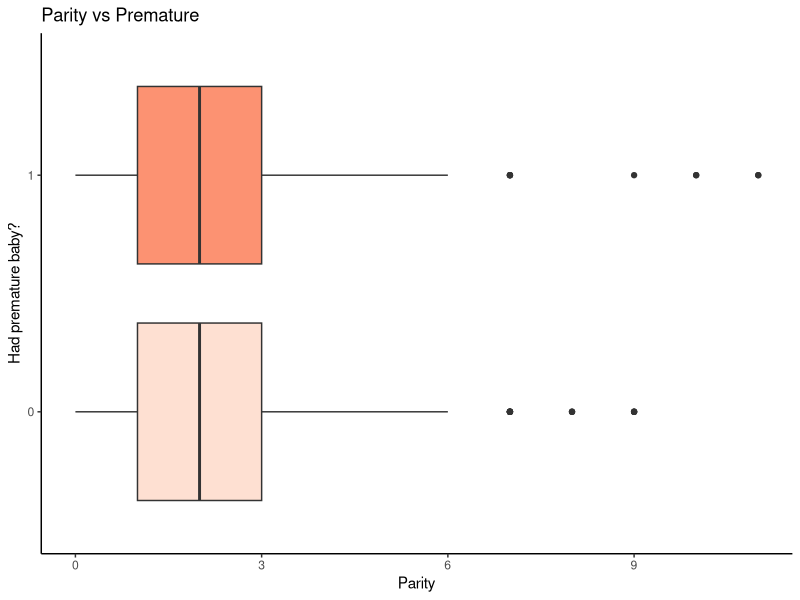
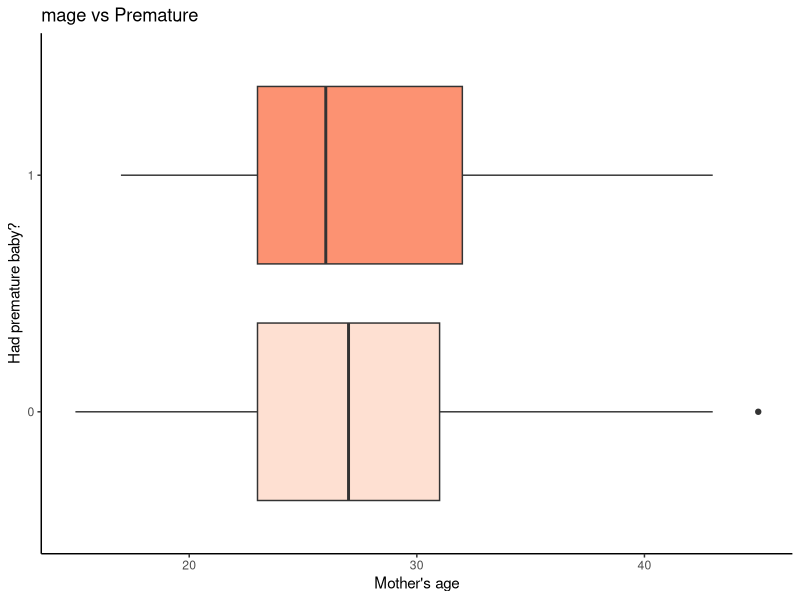
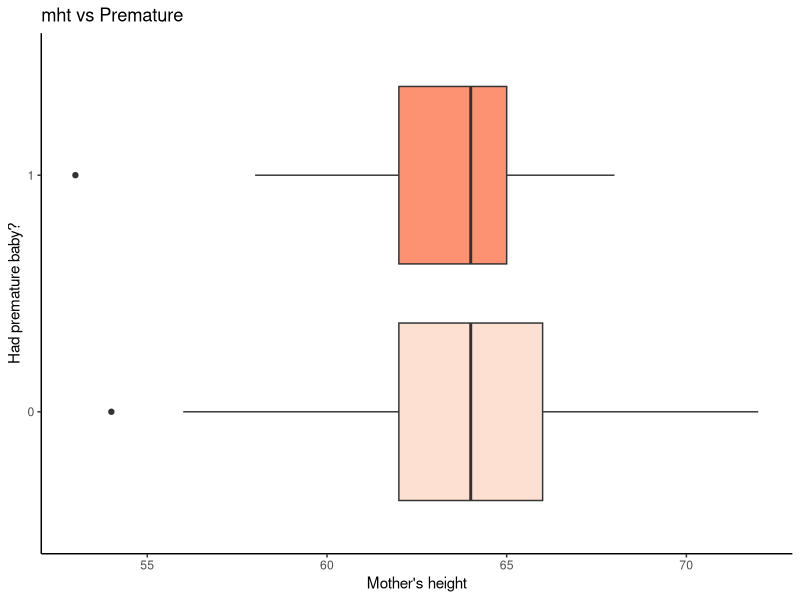
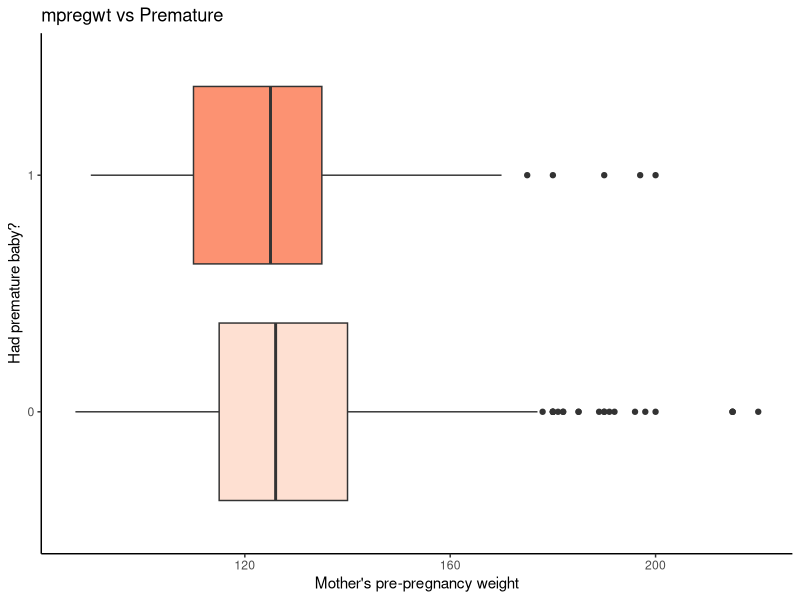
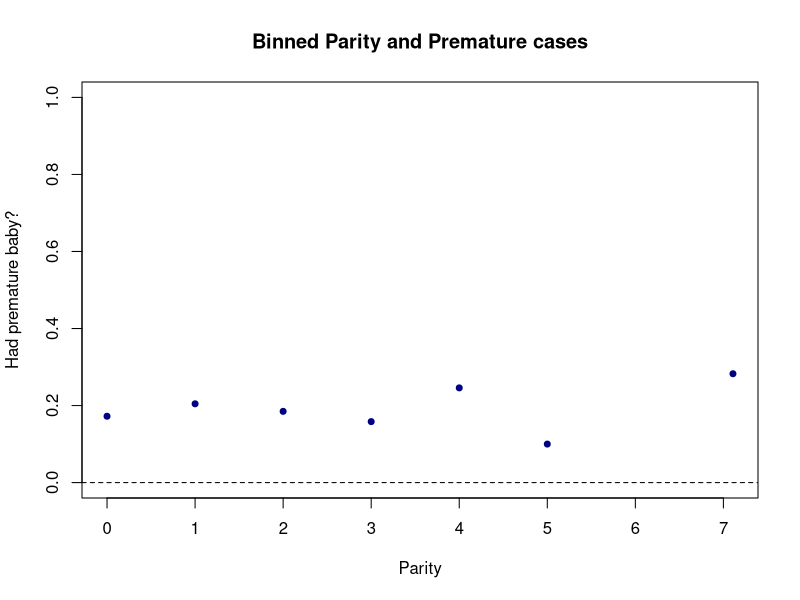
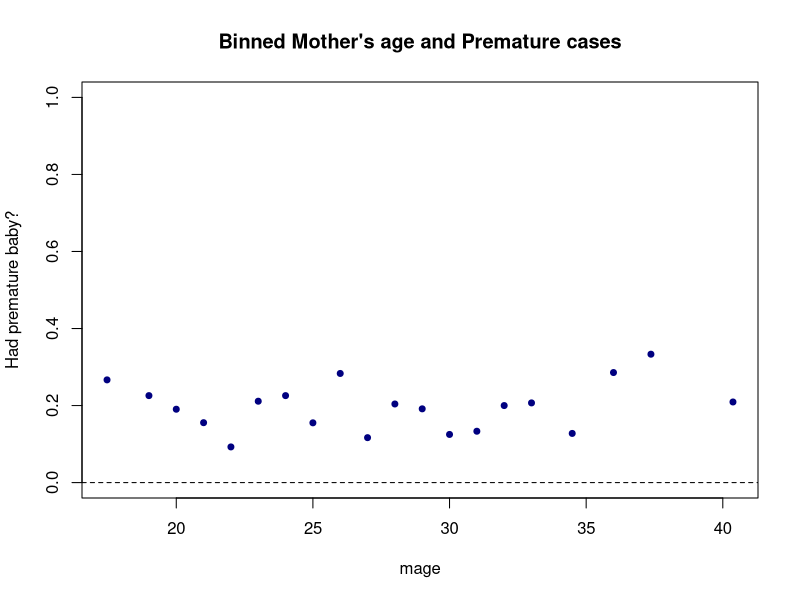
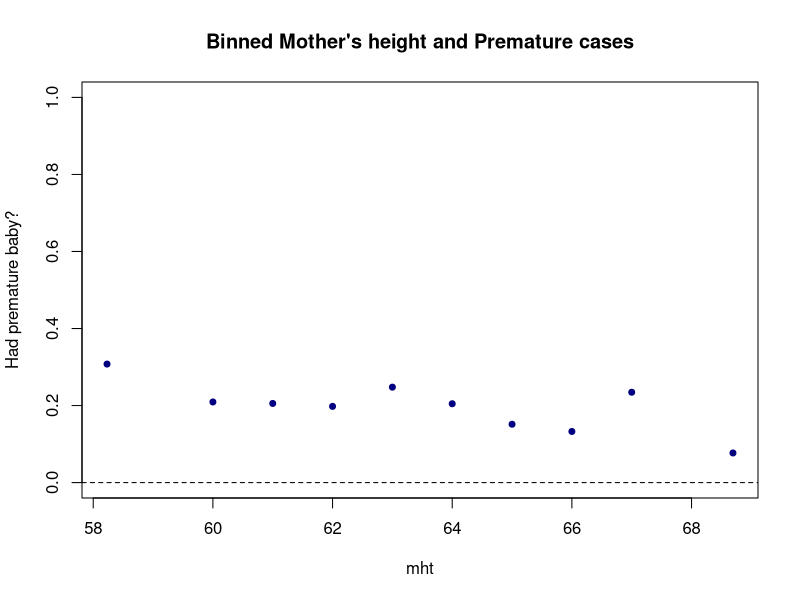
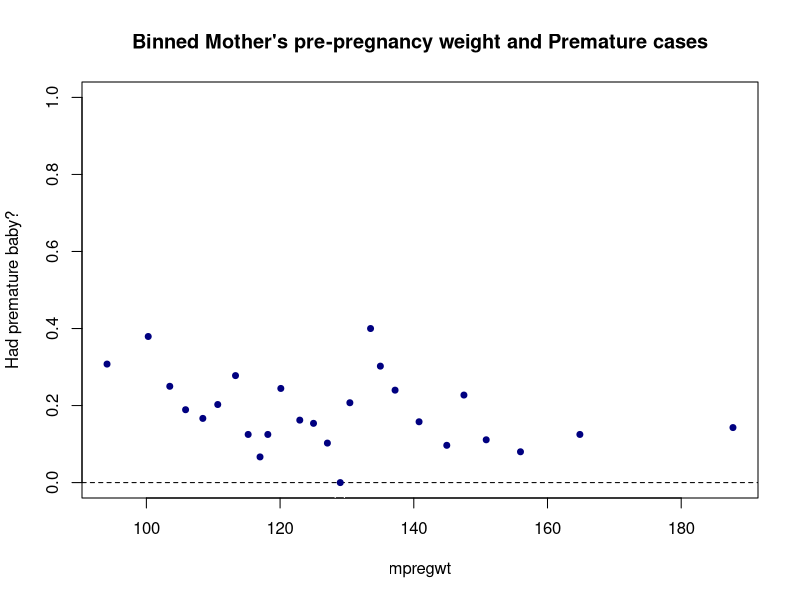

Here is the R script that generated these plots, in order:
###########################################################################
###########################################################################
################## Maternal Smoking and Gestational Age ###################
###########################################################################
###########################################################################

###### Clear environment and load libraries
rm(list = ls())
library(arm)
library(pROC)
library(e1071)
library(caret)
library(ggplot2)
require(gridExtra)
library(dplyr)
library(rms) #for VIF
library(MASS)

###### Load the data
smoking <- read.csv("smoking.csv")
smoking <- smoking[c(-2,-4)]

#making the response variable
smoking$premature[smoking$gestation < 270] <- 1
smoking$premature[smoking$gestation >= 270] <- 0

#Collapsing race and education categories for easier analysis
smoking$med[smoking$med == 7] <- 6
smoking$mrace[smoking$mrace == 1 | smoking$mrace == 2 | smoking$mrace == 3 | smoking$mrace == 4 | smoking$mrace == 5] <- 0

#converting vars from num to factor
smoking[,'mrace']<-factor(smoking[,'mrace'])
smoking[,'med']<-factor(smoking[,'med'])
smoking[,'inc']<-factor(smoking[,'inc'])
smoking[,'smoke']<-factor(smoking[,'smoke'])
smoking[,'premature']<-factor(smoking[,'premature'])
smoking <- smoking[c(-2)]

#looking at the data
summary(smoking)
describe(smoking)
table(smoking$premature)
#the data may not as balanced in the response variable as we would want it to be

###### Exploratory data analysis

#EDA for continuous variables
# parity vs premature
ggplot(smoking,aes(x=premature, y=parity, fill=premature)) +
  geom_boxplot() + coord_flip() +
  scale_fill_brewer(palette="Reds") +
  labs(title="Parity vs Premature",
       x="Had premature baby?",y="Parity") + 
  theme_classic() + theme(legend.position="none")
#no difference in median

# mage vs premature
ggplot(smoking,aes(x=premature, y=mage, fill=premature)) +
  geom_boxplot() + coord_flip() +
  scale_fill_brewer(palette="Reds") +
  labs(title="mage vs Premature",
       x="Had premature baby?",y="Mother's age") + 
  theme_classic() + theme(legend.position="none") 
#can see some difference in median - might be a variable of interest

# mht vs premature
ggplot(smoking,aes(x=premature, y=mht, fill=premature)) +
  geom_boxplot() + coord_flip() +
  scale_fill_brewer(palette="Reds") +
  labs(title="mht vs Premature",
       x="Had premature baby?",y="Mother's height") + 
  theme_classic() + theme(legend.position="none") 
#no difference in median

# mpregwt vs premature
ggplot(smoking,aes(x=premature, y=mpregwt, fill=premature)) +
  geom_boxplot() + coord_flip() +
  scale_fill_brewer(palette="Reds") +
  labs(title="mpregwt vs Premature",
       x="Had premature baby?",y="Mother's pre-pregnancy weight") + 
  theme_classic() + theme(legend.position="none")
#can see some difference in median - var might be of interest

#EDA for categorical variables
# premature vs mrace
apply(table(smoking[,c("premature","mrace")])/sum(table(smoking[,c("premature","mrace")])),
      2,function(x) x/sum(x)) 
#the chances of having a premature baby when you're white are considerably lower than when you're black 
# - don't want to comment on other races as the data is not sufficient for other races
#chi-square test
chisq.test(table(smoking[,c("premature","mrace")]))
#it's significant

# premature vs med
apply(table(smoking[,c("premature","med")])/sum(table(smoking[,c("premature","med")])),
      2,function(x) x/sum(x)) 
#can see difference in probabilities - is lower for people with higher levels of education 
#but also confusing because for example mothers who are college grads have a 16% probability of having a premature baby
#as compared to 23% for high school grads + trade school (level 3)
#chi-square test
chisq.test(table(smoking[,c("premature","med")]))
#it's significant

# premature vs inc
apply(table(smoking[,c("premature","inc")])/sum(table(smoking[,c("premature","inc")])),
      2,function(x) x/sum(x)) 
#the probabilities are almost the same ~18-19% except for level 1 (26%) income mothers and level 8 (6%)
#chi-square test
chisq.test(table(smoking[,c("premature","inc")]))
#it's not significant

# premature vs smoke
apply(table(smoking[,c("premature","smoke")])/sum(table(smoking[,c("premature","smoke")])),
      2,function(x) x/sum(x)) 
#can see a significant difference in probabilities :D
#chi-square test
chisq.test(table(smoking[,c("premature","smoke")]))
#it's not significant


#Let's check binned probabilities of continuous variables with premature
###Checking if we need any transformations
#premature vs parity
smoking$prem_inter <- as.numeric(smoking$premature)
smoking$prem_inter[smoking$premature == '1'] <- 1
smoking$prem_inter[smoking$premature == '0'] <- 0
par(mfrow=c(1,1)) 
binnedplot(y=smoking$prem_inter,smoking$parity,xlab="Parity",ylim=c(0,1),col.pts="navy",
           ylab ="Had premature baby?",main="Binned Parity and Premature cases",
           col.int="white") 
#not enough data

#premature vs mage
par(mfrow=c(1,1)) 
binnedplot(y=smoking$prem_inter,smoking$mage,xlab="mage",ylim=c(0,1),col.pts="navy",
           ylab ="Had premature baby?",main="Binned Mother's age and Premature cases",
           col.int="white") 
#doesn't look like there's a pattern

#premature vs mht
par(mfrow=c(1,1)) 
binnedplot(y=smoking$prem_inter,smoking$mht,xlab="mht",ylim=c(0,1),col.pts="navy",
           ylab ="Had premature baby?",main="Binned Mother's height and Premature cases",
           col.int="white") 
#not enough data

#premature vs mpregwt
par(mfrow=c(1,1)) 
binnedplot(y=smoking$prem_inter,smoking$mpregwt,xlab="mpregwt",ylim=c(0,1),col.pts="navy",
           ylab ="Had premature baby?",main="Binned Mother's pre-pregnancy weight and Premature cases",
           col.int="white") 
#decreasing increasing trend - we'll look at binned residuals later 

###### Model fitting
model1 <- glm(premature ~ parity + mrace + mage + med + mht + mpregwt + inc + smoke, data = smoking, family = binomial)
summary(model1)

#model assessment

#save the raw residuals
rawresid1 <- residuals(model1,"resp")

##binned residual plots for continuous variables
binnedplot(x=fitted(model1),y=rawresid1,xlab="Pred. probabilities",
           col.int="red4",ylab="Avg. residuals",main="Binned residual plot",col.pts="navy")
#no points outside the 95% standard error lines so that's good. But the model is not very random so let's go ahead and see what is happening
#with the continuous variables

#mage
binnedplot(x=smoking$mage,y=rawresid1,xlab="Mother's age",
           col.int="red4",ylab="Avg. residuals",main="Binned residual plot",col.pts="navy")
#looks good

#mht
binnedplot(x=smoking$mht,y=rawresid1,xlab="Mother's height",
           col.int="red4",ylab="Avg. residuals",main="Binned residual plot",col.pts="navy")
#might be a trend there - will need a transformation maybe
#categories - 60-63, 63-66
#let's look at average residuals by mht using the tapply command
plot(0:17,tapply(rawresid1, smoking$mht, mean),col='blue4',pch=10)
table(smoking[,c("premature","mht")])

#mpregwt
binnedplot(x=smoking$mpregwt,y=rawresid1,xlab="Mother's pre-pregnancy weight",
           col.int="red4",ylab="Avg. residuals",main="Binned residual plot",col.pts="navy")
#looks good

#parity
binnedplot(x=smoking$parity,y=rawresid1,xlab="Parity",
           col.int="red4",ylab="Avg. residuals",main="Binned residual plot",col.pts="navy")
#not enough data
table(smoking[,c("premature","parity")])
#maybe convert into categories - 0, 1-3,4

##tables for factor variables
#smoke
tapply(rawresid1, smoking$smoke, mean) 

#mrace
tapply(rawresid1, smoking$mrace, mean) 

###### Model validation
#let's do the confusion matrix with .5 threshold
Conf_mat <- confusionMatrix(as.factor(ifelse(fitted(model1) >= 0.5, "1","0")),
                            as.factor(smoking$premature),positive = "1")
Conf_mat$table
Conf_mat$overall["Accuracy"];
Conf_mat$byClass[c("Sensitivity","Specificity")] #True positive rate and True negative rate
#we're not able to identify premature birth in mothers but we are identifying non premature births well - maybe because we don't have enough data
#for premature births?

#first, let's repeat with the marginal percentage in the data
mean(smoking$prem_inter)
Conf_mat <- confusionMatrix(as.factor(ifelse(fitted(model1) >= mean(smoking$prem_inter), "1","0")),
                            as.factor(smoking$premature),positive = "1")
Conf_mat$table
Conf_mat$overall["Accuracy"];
Conf_mat$byClass[c("Sensitivity","Specificity")]
#this looks more balanced 

#look at ROC curve
roc(smoking$premature,fitted(model1),plot=T,print.thres="best",legacy.axes=T,
    print.auc =T,col="red3")
#AUC = 66.7%

#check multicollinearity
vif(model1)
#med might be correlated with one of the predictors - removing med is making smoke significant at the 0.05 level hurray - or we can include
#interactions between med

#### Model transformations
#let's convert mht to two categories - DID NOT WORK
smoking$mht_new <- rep(0,nrow(smoking))
smoking$mht_new[smoking$mht > 63] <- 1
table(smoking$mht,smoking$mht_new)

model2 <- glm(premature ~ parity + mrace + mage + med + mht_new + mpregwt + inc + smoke, data = smoking, family = binomial)
summary(model2)

rawresid2 <- residuals(model2,"resp")

##binned residual plots for continuous variables
binnedplot(x=fitted(model2),y=rawresid2,xlab="Pred. probabilities",
           col.int="red4",ylab="Avg. residuals",main="Binned residual plot",col.pts="navy")
#feels worse than model1 - it has few outliers and isn't random

#roc
roc(smoking$premature,fitted(model2),plot=T,print.thres="best",legacy.axes=T,
    print.auc =T,col="red3")
#AUC = 66.8% - very very small improvement

#let's convert mht to 5 categories
smoking$mht_new <- rep(0,nrow(smoking))
smoking$mht_new[smoking$mht <= 61] <- 1
smoking$mht_new[smoking$mht > 61 & smoking$mht <= 63] <- 2
smoking$mht_new[smoking$mht > 63 & smoking$mht <= 65] <- 3
smoking$mht_new[smoking$mht > 65 & smoking$mht <= 67] <- 4
smoking$mht_new[smoking$mht > 67] <- 5
smoking[,'mht_new']<-factor(smoking[,'mht_new'])

table(smoking$mht,smoking$mht_new)

model2 <- glm(premature ~ parity + mrace + mage + med + mht_new + mpregwt + inc + smoke, data = smoking, family = binomial)
summary(model2)

rawresid2 <- residuals(model2,"resp")

#model2 with normal mht
model2_mht <- glm(premature ~ parity + mrace + mage + med + mht + mpregwt + inc + smoke, data = smoking, family = binomial)
summary(model2_mht)

rawresid2 <- residuals(model2,"resp")



##binned residual plots for continuous variables
binnedplot(x=fitted(model2),y=rawresid2,xlab="Pred. probabilities",
           col.int="red4",ylab="Avg. residuals",main="Binned residual plot",col.pts="navy")
#looks good

#mage
binnedplot(x=smoking$mage,y=rawresid2,xlab="Mother's age",
           col.int="red4",ylab="Avg. residuals",main="Binned residual plot",col.pts="navy")
#looks good

#mpregwt
binnedplot(x=smoking$mpregwt,y=rawresid2,xlab="Mother's pre-pregnancy weight",
           col.int="red4",ylab="Avg. residuals",main="Binned residual plot",col.pts="navy")
#looks good

#parity
binnedplot(x=smoking$parity,y=rawresid2,xlab="Parity",
           col.int="red4",ylab="Avg. residuals",main="Binned residual plot",col.pts="navy")
#not enough data


#roc
roc(smoking$premature,fitted(model2_mht),plot=T,print.thres="best",legacy.axes=T,
    print.auc =T,col="red3")
#AUC = 67.5% - small improvement

#let's do the same for parity - DID NOT WORK
smoking$p_new <- rep(0,nrow(smoking))
smoking$p_new[smoking$parity <= 1] <- 1
smoking$p_new[smoking$parity > 1 & smoking$parity <= 3] <- 2
smoking$p_new[smoking$parity > 3 & smoking$parity <= 4] <- 3
smoking$p_new[smoking$parity > 4 & smoking$parity <= 6] <- 4
smoking$p_new[smoking$parity>6] <- 5
smoking[,'p_new']<-factor(smoking[,'p_new'])

model3 <- glm(premature ~ p_new + mrace + mage + med + mht_new + mpregwt + inc + smoke, data = smoking, family = binomial)
summary(model3)

rawresid3 <- residuals(model3,"resp")

##binned residual plots for continuous variables
binnedplot(x=fitted(model3),y=rawresid3,xlab="Pred. probabilities",
           col.int="red4",ylab="Avg. residuals",main="Binned residual plot",col.pts="navy")
#looks good

#roc
roc(smoking$premature,fitted(model2),plot=T,print.thres="best",legacy.axes=T,
    print.auc =T,col="red3")
#AUC = 67.5% - almost the same but makes the binned residuals overall plot look worse so will stick to model2

####Interactions
#Now let's see interactions with the smoke variable
# parity vs premature by smoke
ggplot(smoking,aes(x=premature, y=parity, fill=premature)) +
  geom_boxplot() + #coord_flip() +
  scale_fill_brewer(palette="Reds") +
  labs(title="Parity vs premature baby, by smoke",
       x="Had premature baby?",y="Parity") + 
  theme_classic() + theme(legend.position="none") +
  #scale_x_discrete(labels=c("0" = "No","1" = "Yes")) +
  facet_wrap( ~ smoke)
#median is different

# mage vs premature by smoke
ggplot(smoking,aes(x=premature, y=mage, fill=premature)) +
  geom_boxplot() + #coord_flip() +
  scale_fill_brewer(palette="Reds") +
  labs(title="Mother's age vs premature baby, by smoke",
       x="Had premature baby?",y="Mother's age") + 
  theme_classic() + theme(legend.position="none") +
  #scale_x_discrete(labels=c("0" = "No","1" = "Yes")) +
  facet_wrap( ~ smoke)
#some interaction might be there

# mht vs premature by smoke
ggplot(smoking,aes(x=premature, y=mht, fill=premature)) +
  geom_boxplot() + #coord_flip() +
  scale_fill_brewer(palette="Reds") +
  labs(title="Mother's height vs premature baby, by smoke",
       x="Had premature baby?",y="Mother's height") + 
  theme_classic() + theme(legend.position="none") +
  #scale_x_discrete(labels=c("0" = "No","1" = "Yes")) +
  facet_wrap( ~ smoke)
#some interaction might be there

# mpregwt vs premature by smoke
ggplot(smoking,aes(x=premature, y=mpregwt, fill=premature)) +
  geom_boxplot() + #coord_flip() +
  scale_fill_brewer(palette="Reds") +
  labs(title="Mother's pre-pregnancy weight vs premature baby, by smoke",
       x="Had premature baby?",y="Mother's pre-pregnancy weight") + 
  theme_classic() + theme(legend.position="none") +
  #scale_x_discrete(labels=c("0" = "No","1" = "Yes")) +
  facet_wrap( ~ smoke)
#some interaction might be there

# mrace vs premature by smoke - we want to check cos asked in question
# med vs premature by inc - we want to check cos intuitively this seems like interaction and vif for med was high

#mrace and smoke
model_inter1 <- glm(premature ~ inc + med  + smoke * mrace + mht + parity + mpregwt + mage, data = smoking, family = binomial)
summary(model_inter1)
anova(model_inter1, model2_mht, test= "Chisq")
#interaction between mrace and smoke is not significant

#med and inc - WARNING
model_inter1 <- glm(premature ~ inc * med  + smoke + mrace + mht + parity + mpregwt + mage, data = smoking, family = binomial)
summary(model_inter1)
anova(model_inter1, model2_mht, test= "Chisq")

#parity and smoke
model_inter1 <- glm(premature ~ inc + med  + smoke * parity + mht + mrace + mpregwt + mage, data = smoking, family = binomial)
summary(model_inter1)
anova(model_inter1, model2_mht, test= "Chisq")
#interaction between parity and smoke is not significant

#mht_new and smoke
model_inter1 <- glm(premature ~ inc + med  + smoke * mht + parity + mrace + mpregwt + mage, data = smoking, family = binomial)
summary(model_inter1)
anova(model_inter1, model2_mht, test= "Chisq")
#interaction between mht_new and smoke is significant at 0.1

#mage and smoke
model_inter1 <- glm(premature ~ inc + med  + smoke * mage + parity + mrace + mpregwt + mht, data = smoking, family = binomial)
summary(model_inter1)
anova(model_inter1, model2_mht, test= "Chisq")
#interaction between mage and smoke is not significant

#mpregwt and smoke
model_inter1 <- glm(premature ~ inc + med  + smoke * mpregwt + parity + mrace + mage + mht, data = smoking, family = binomial)
summary(model_inter1)
anova(model_inter1, model2_mht, test= "Chisq")
#interaction between mpregwt and smoke is not significant

#inc and smoke
model_inter1 <- glm(premature ~ mpregwt + med  + smoke * inc + parity + mrace + mage + mht, data = smoking, family = binomial)
summary(model_inter1)
anova(model_inter1, model2_mht, test= "Chisq")
#interaction between inc and smoke is not significant

#med and smoke
model_inter_final <- glm(premature ~ mpregwt + inc  + smoke * med + parity + mrace + mage + mht, data = smoking, family = binomial)
summary(model_inter_final)
anova(model_inter_final, model2_mht, test= "Chisq")
vif(model_inter_final)
#interaction between med and smoke is significant
#after including this interaction the vif is also in control for all variables so this is our final model for now

#med * smoke and med * inc - WARNING
model_inter1 <- glm(premature ~ mpregwt + med * (inc  + smoke) + parity + mrace + mage + mht_new, data = smoking, family = binomial)
summary(model_inter1)
anova(model_inter1, model2, test= "Chisq")
#interaction between med and smoke is significant

#med * smoke and mht * smoke
model_inter1 <- glm(premature ~ mpregwt + smoke * (med  + mht) + parity + mrace + mage + inc, data = smoking, family = binomial)
summary(model_inter1)
anova(model_inter1, model2_mht, test= "Chisq")
#interaction is significant

#but now let's check that given the interaction between med and smoke is the interaction between mht and smoke significant?
model2_check <- glm(premature ~ mpregwt + smoke * med  + mht + parity + mrace + mage + inc, data = smoking, family = binomial)
model_inter2 <- glm(premature ~ mpregwt + smoke * (med  + mht) + parity + mrace + mage + inc, data = smoking, family = binomial)
summary(model_inter1)
anova(model_inter2, model2_check, test= "Chisq")
#interaction is significant at 0.1 so we will not include it

#let's use the stepwise function to do model selection (using BIC)
n <- nrow(smoking)
null_model <- glm(premature ~ smoke + mrace,data=smoking,family=binomial)
model_step <- step(null_model,scope=formula(model_inter_final),direction="both",
     trace=0,k = log(n))
model_step$call

#let's use the stepwise function to do model selection (using AIC)
n <- nrow(smoking)
null_model <- glm(premature ~ smoke + mrace,data=smoking,family=binomial)
model_step_AIC <- step(null_model,scope=formula(model_inter_final),direction="both",
                   trace=0)
                   #,k = log(n))
model_step_AIC$call
#glm(formula = premature ~ smoke + mrace + med + mpregwt + smoke:med, 
#family = binomial, data = smoking)

model_final <- glm(formula = premature ~ smoke + mrace + med + mpregwt + smoke:med, 
                   family = binomial, data = smoking)
summary(model_final)

#model assessment for final model
#save the raw residuals
rawresid_final <- residuals(model_final,"resp")

##binned residual plots for continuous variables
binnedplot(x=fitted(model_final),y=rawresid_final,xlab="Pred. probabilities",
           col.int="red4",ylab="Avg. residuals",main="Binned residual plot",col.pts="navy")


###### Model validation
#let's do the confusion matrix with .5 threshold
Conf_mat <- confusionMatrix(as.factor(ifelse(fitted(model_final) >= 0.5, "1","0")),
                            as.factor(smoking$premature),positive = "1")
Conf_mat$table
Conf_mat$overall["Accuracy"];
Conf_mat$byClass[c("Sensitivity","Specificity")] #True positive rate and True negative rate
#we're not able to identify premature birth in mothers but we are identifying non premature births well - maybe because we don't have enough data
#for premature births?

#first, let's repeat with the marginal percentage in the data
mean(smoking$prem_inter)
Conf_mat <- confusionMatrix(as.factor(ifelse(fitted(model_final) >= mean(smoking$prem_inter), "1","0")),
                            as.factor(smoking$premature),positive = "1")
Conf_mat$table
Conf_mat$overall["Accuracy"];
Conf_mat$byClass[c("Sensitivity","Specificity")]
#this looks more balanced 

#look at ROC curve
roc(smoking$premature,fitted(model_final),plot=T,print.thres="best",legacy.axes=T,
    print.auc =T,col="red3")
#AUC = 67.4%

#why interaction b/w these vars is giving a warning
table(smoking[,c("med","inc")])
